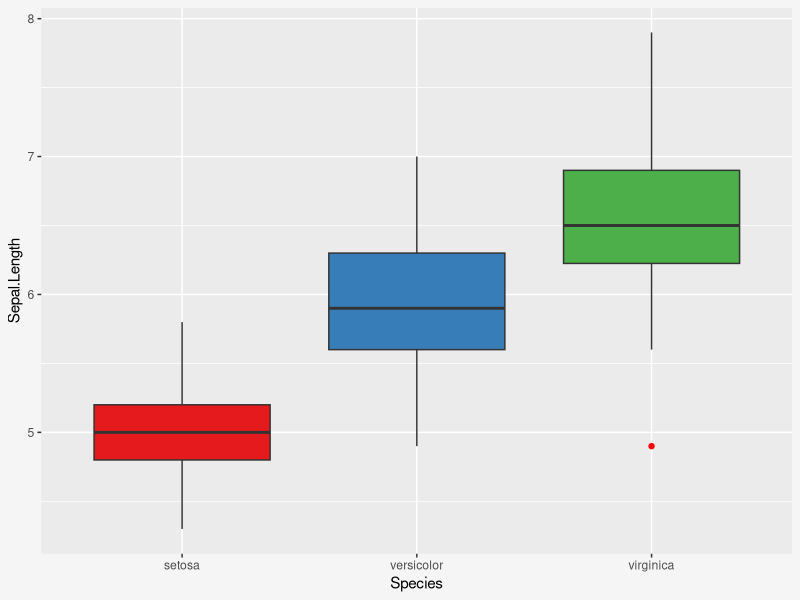

Write R code to recreate this figure.
## ---- chunk 1
# Package imports
library(ggplot2)

# BG color for plots - should match .figure and .caption classes in rmd_style.css
figbg = "whitesmoke"
## ---- chunk 2
#| label: fig-boxplot
#| echo: FALSE
#| fig-cap: "Boxplot/box-and-whisker plot of sepal length for each species from the `iris` dataset."

p = ggplot(iris, aes(x=Species, y=Sepal.Length, fill=Species)) +
  geom_boxplot(outlier.color="red") +
  scale_fill_brewer(palette="Set1") +
  theme(legend.position = "none",
        plot.background = element_rect(fill = figbg, color = figbg))

p
